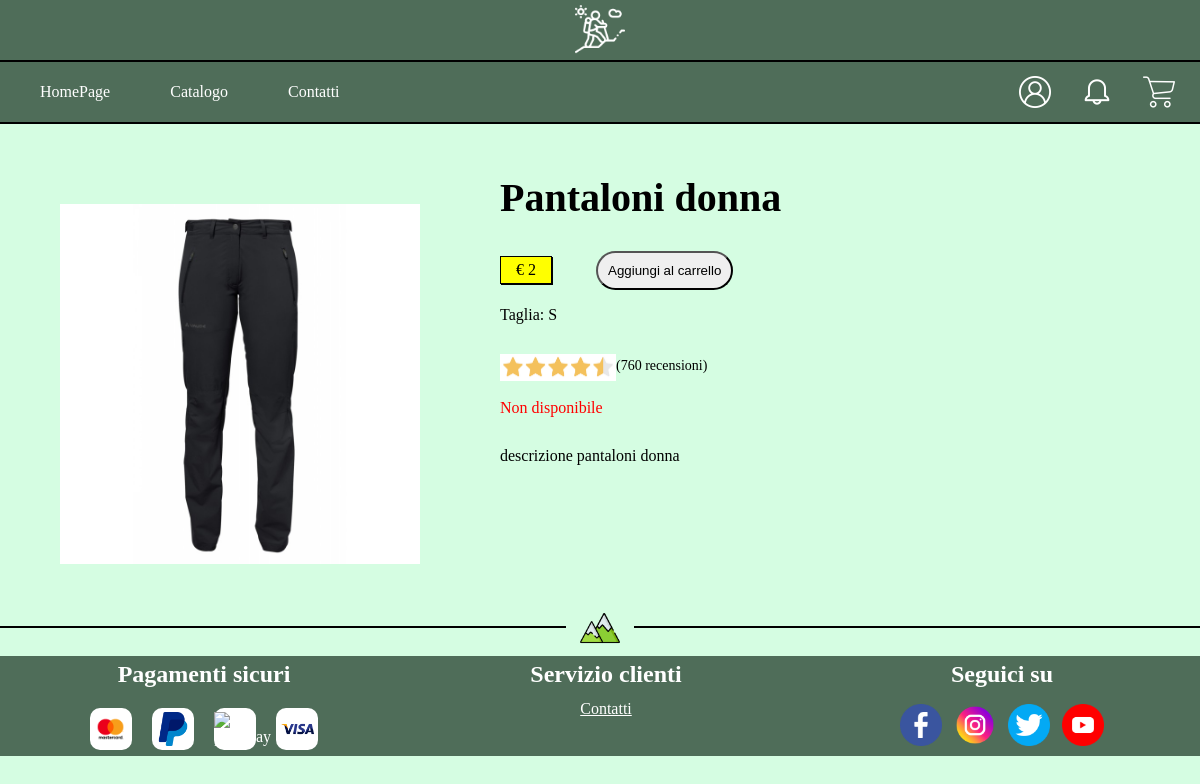
The app's page /articolo.php?idArticolo=5 (signed in) with its own data.
### tables this page shows
CREATE TABLE `articolo` (
  `idArticolo` int(11) NOT NULL,
  `nomeArticolo` varchar(50) NOT NULL,
  `descrizione` mediumtext NOT NULL,
  `taglia` varchar(10) NOT NULL,
  `prezzo` float NOT NULL,
  `imgArticolo` varchar(100) NOT NULL,
  `qtaMagazzino` int(11) NOT NULL,
  `categoria` int(11) NOT NULL,
  `rivenditore` int(11) NOT NULL
);

### articolo.php (called while the page is built, shortened)
<?php
require_once 'bootstrap.php';
$idarticolo = -1;
if(isset($_GET["idArticolo"])){
    $idarticolo = $_GET["idArticolo"];
}
$templateParams["articolo"] = $dbh->getArticoloById($idarticolo);
$templateParams["titolo"] = $templateParams["articolo"][0]["nomeArticolo"];
$templateParams["nome"] = "singolo-articolo.php";
require 'template/base.php';
?>

### db/database.php (called while the page is built, shortened)
<?php
class DatabaseHelper
{
    private $db;
    public function __construct($servername, $username, $password, $dbname, $port)
    {
        $this->db = new mysqli($servername, $username, $password, $dbname, $port);
    }
    public function getArticoloByid($idarticolo){
        $query = "SELECT idArticolo, nomeArticolo, descrizione, taglia, prezzo, imgArticolo, qtaMagazzino, categoria, rivenditore FROM articolo WHERE idArticolo = ?";
        $stmt = $this->db->prepare($query);
        $stmt->bind_param("i", $idarticolo);
        $stmt->execute();
        $result = $stmt->get_result();
        return $result ->fetch_all(MYSQLI_ASSOC);
    }
}

### bootstrap.php (called while the page is built, shortened)
<?php
require_once("utils/function.php");
require_once("db/database.php");
$dbh = new DatabaseHelper("localhost", "root", "", "progettowebdb", 3306 );
?>

### utils/function.php (called while the page is built, shortened)
<?php
function verificaDisponibilita($qta){
    if ($qta > 5) {
        $disponibilità = "Disponibile";
    } else if ($qta > 0 && $qta <= 5) {
        $disponibilità = "Ultimi pezzi";
    } else {
        $disponibilità = "Non disponibile";
    }
    return $disponibilità;
}
?>

### template/notifica.php (the view, shortened to what this page needs)
<link rel="stylesheet" type="text/css" href="./css/notifica.css" />

### template/singolo-articolo.php
<link rel="stylesheet" type="text/css" href="./css/articolo.css" />
<?php if (count($templateParams["articolo"]) == 0) : ?>
    <article>
        <p>Articolo non presente</p>
    </article>
<?php
    else :
        $articolo = $templateParams["articolo"][0];
        $disponibilità = verificaDisponibilita($articolo["qtaMagazzino"]);
?>
    <article>
        <div class="img">
            <img src="<?php echo UPLOAD_IMG . $articolo["imgArticolo"]; ?>" alt="<?php $articolo["nomeArticolo"] ?>" />
        </div>
        <header>
            <h1><?php echo $articolo["nomeArticolo"]; ?></h1>
            <p class="prezzo">€ <?php echo $articolo["prezzo"]; ?></p>
            <form method = "post">
                <input type="submit" value="Aggiungi al carrello" name = "submit"/>
            </form>
        </header>
        <section>
            <p>Taglia: <?php echo $articolo["taglia"]; ?></p>
            <div class="recensione">
                <img src="<?php echo UPLOAD_DIR . "stellerecensioni.png" ?>" alt="" />
                <p> (760 recensioni)</p>
            </div>
            <p class="<?php echo $disponibilità ?>"><?php echo $disponibilità ?></p>
            <p><?php echo $articolo["descrizione"]; ?></p>
        </section>
    </article>
<?php endif; ?>

### css/style.css (style rules this page uses)
:root { --border: 15px; --main_color: #4F6D59; --second_color: #d5fde2; --hover_pulsante: #E5A23C; --fnt: verdana; }
p,a,h1,h2,h3 { font-family: var(--fnt); }
body { background-color: var(--second_color); }
body, header { margin: 0; padding: 0; }

### css/articolo.css (style rules this page uses)
div.img { float:left; margin: 30px 80px 40px 60px; width:30%; }
img { width: 100%; }
article > section > div.recensione> img { width: 116px; float: left; }
article > section > div.recensione { margin: 30px 0 25px 0; }
article > section > div.recensione > p { margin: 0px; padding-top: 4px; font-size: 14px; }
p { font-size: 100%; }
h1 { margin:50px 0 30px 0; font-size: 40px; }
article > header > p { display:inline-block; padding: 4px 15px; margin: 0 40px 0 0; background-color: yellow; border: 1px; border-style: solid; box-shadow: 1px 1px black; }
article > header > form { display:inline-block; }
article > header > form > input { border-radius:20px; padding: 10px; }
article > section > p:nth-of-type(2) { margin: 5px 0 30px 0; }
p[class ="Non disponibile"] { color:red; }

### records on screen
articolo: imgArticolo (picture), nomeArticolo "Pantaloni donna", prezzo "2", taglia "S", qtaMagazzino "Non disponibile", descrizione "descrizione pantaloni donna"
